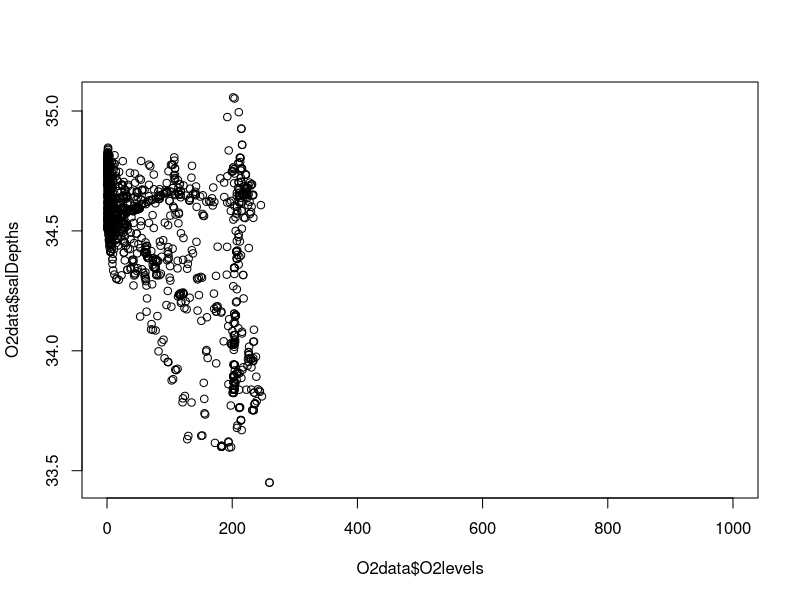
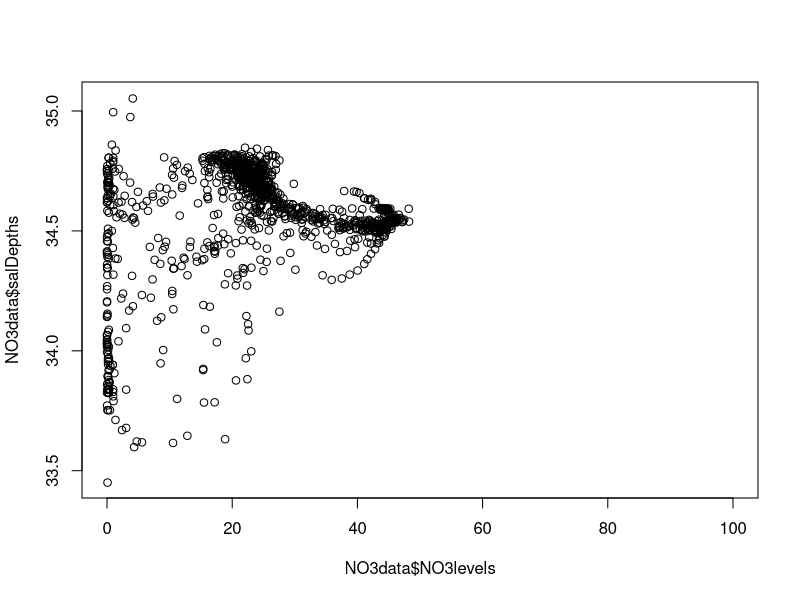
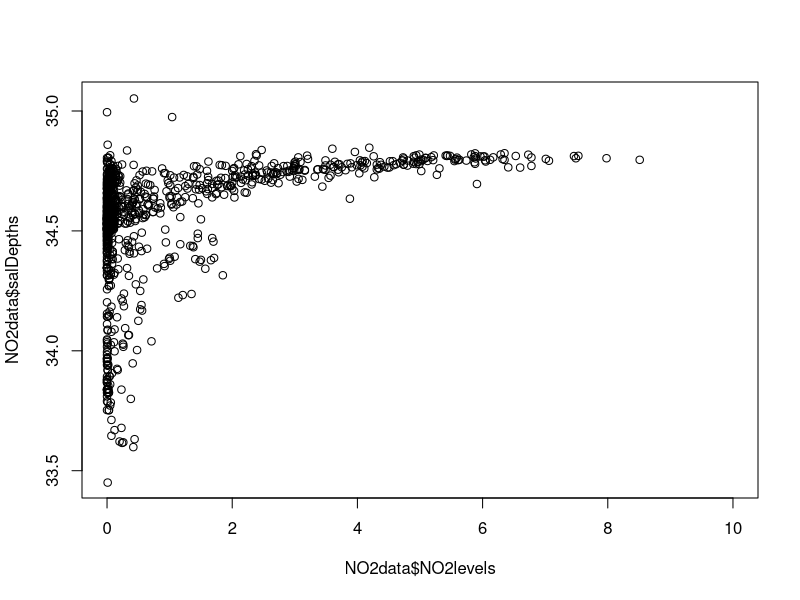
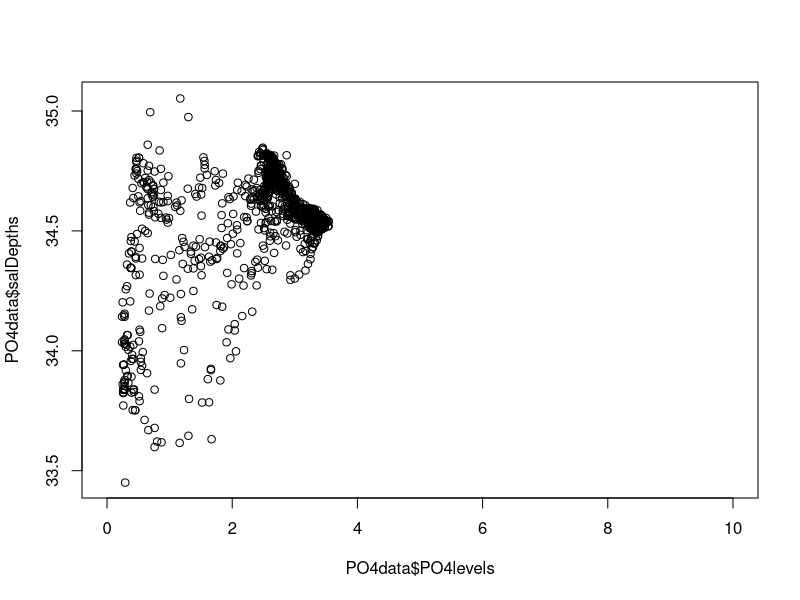
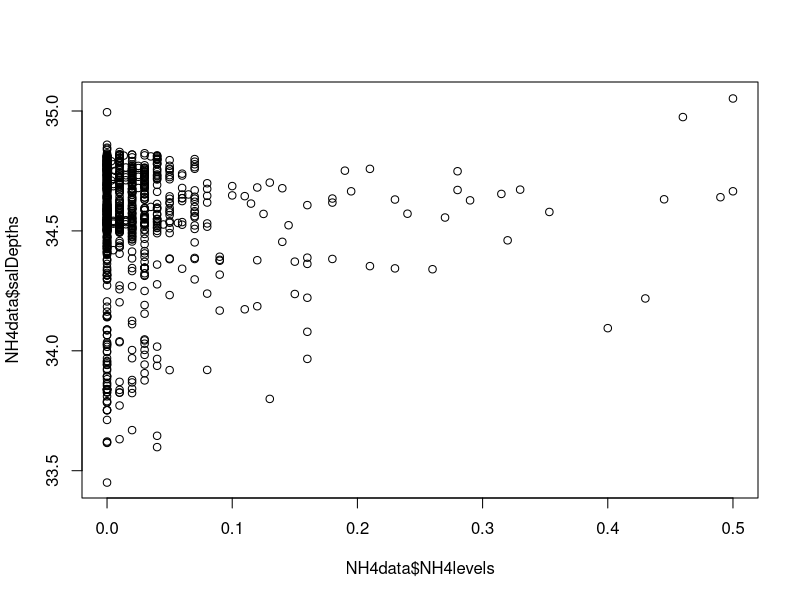
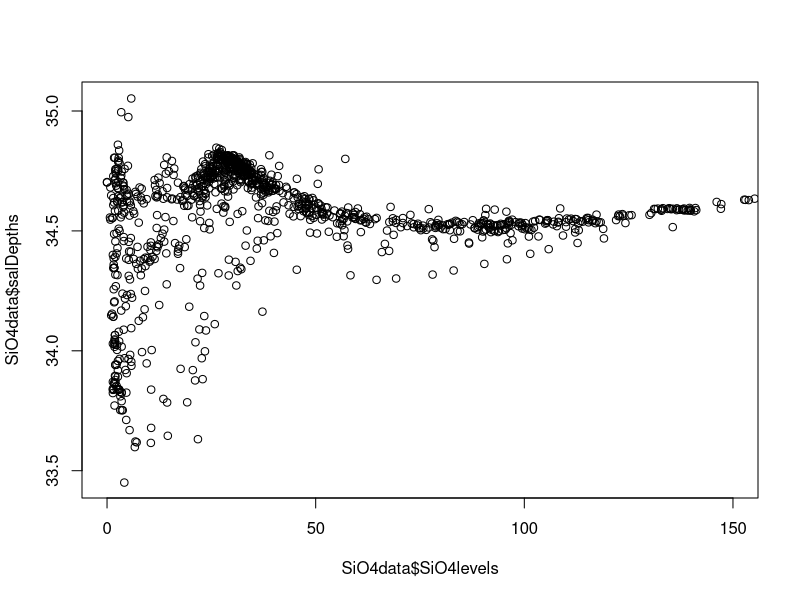
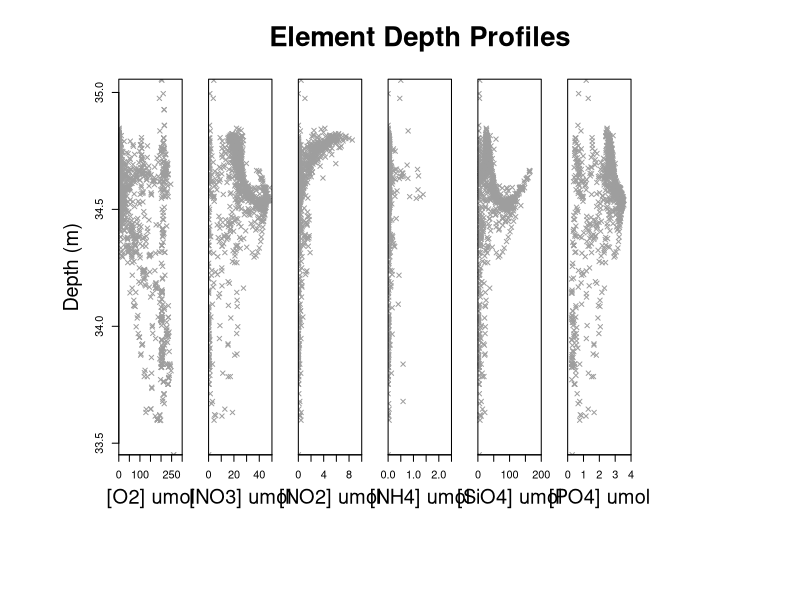
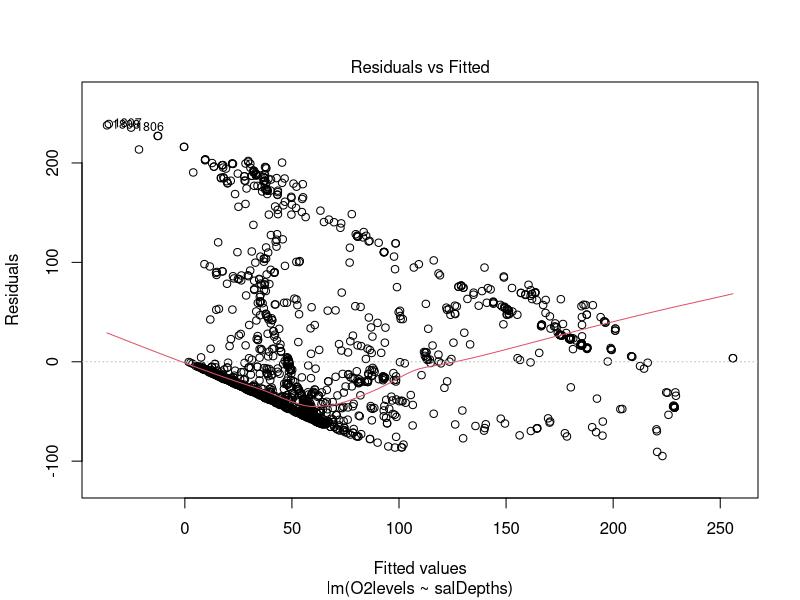

Generate these figures, in order, with R: (Note: this script raises an error after producing the figures.)
cruise <- read.csv(file = "TN278_CTD_Bottle.csv", header = T)


salDepths <- sort(unique(cruise$SALINITY..PSU.))
ndepthSal <- length(salDepths)


#O2 sal
O2levels <- NULL
for(i in 1:ndepthSal) {
  O2s <- cruise[cruise$SALINITY..PSU. == salDepths[i],]$OXYGEN..umol.l.
  O2levels[i] <- mean(O2s)
}
O2levels

O2data <- data.frame(salDepths, O2levels)
plot(O2data$O2levels, O2data$salDepths, xlim = c(0, 1000))

#NO3 sal
NO3levels <- NULL
for(i in 1:ndepthSal) {
  NO3s <- cruise[cruise$SALINITY..PSU. == salDepths[i],]$NITRATE..umol.L.
  NO3levels[i] <- mean(NO3s, na.rm = T)
}
NO3levels

NO3data <- data.frame(salDepths, NO3levels)
plot(NO3data$NO3levels, NO3data$salDepths, xlim = c(0, 100))

#NO2
NO2levels <- NULL
for(i in 1:ndepthSal) {
  NO2s <- cruise[cruise$SALINITY..PSU. == salDepths[i],]$NITRITE..umol.L.
  NO2levels[i] <- mean(NO2s, na.rm = T)
}
NO2levels

NO2data <- data.frame(salDepths, NO2levels)
plot(NO2data$NO2levels, NO2data$salDepths, xlim = c(0, 10))

#PO4
PO4levels <- NULL
for(i in 1:ndepthSal) {
  PO4s <- cruise[cruise$SALINITY..PSU. == salDepths[i],]$PHOSPHATE..umol.L.
  PO4levels[i] <- mean(PO4s, na.rm = T)
}
PO4levels

PO4data <- data.frame(salDepths, PO4levels)
plot(PO4data$PO4levels, PO4data$salDepths, xlim = c(0, 10))

#NH4
NH4levels <- NULL
for(i in 1:ndepthSal) {
  NH4s <- cruise[cruise$SALINITY..PSU. == salDepths[i],]$AMMONIUM..umol.L.
  NH4levels[i] <- mean(NH4s, na.rm = T)
}
NH4levels

NH4data <- data.frame(salDepths, NH4levels)
plot(NH4data$NH4levels, NH4data$salDepths, xlim = c(0, 0.5))

#SiO4
SiO4levels <- NULL
for(i in 1:ndepthSal) {
  SiO4s <- cruise[cruise$SALINITY..PSU. == salDepths[i],]$SILICATE..umol.L.
  SiO4levels[i] <- mean(SiO4s, na.rm = T)
}
SiO4levels

SiO4data <- data.frame(salDepths, SiO4levels)
plot(SiO4data$SiO4levels, SiO4data$salDepths, xlim = c(0, 150))

##
par(mfcol = c(1,7))
par(mar=c(1,1,1,1), oma=c(10,8,5,5))
plot(O2data$O2levels, O2data$salDepths, xlim = c(0, 300), yaxs='i', xaxs='i', col=8, pch=4, cex=0.9)
mtext(text="Depth (m)", side=2, line=2.9, cex = 1.2)
mtext(text="[O2] umol", side=1, line=2.9, cex = 1.2)

plot(NO3data$NO3levels, NO3data$salDepths, xlim = c(0, 50), yaxs='i', xaxs='i', col=8, pch=4, cex=0.9, yaxt = 'n')
mtext(text="[NO3] umol", side=1, line=2.9, cex = 1.2)

plot(NO2data$NO2levels, NO2data$salDepths, xlim = c(0, 10), yaxs='i', xaxs='i', col=8, pch=4, cex=0.9, yaxt = 'n')
mtext(text="[NO2] umol", side=1, line=2.9, cex = 1.2)

plot(NH4data$NH4levels, NH4data$salDepths, xlim = c(0, 2.5), yaxs='i', xaxs='i', col=8, pch=4, cex=0.9, yaxt = 'n')
mtext(text="[NH4] umol", side=1, line=2.9, cex = 1.2)

plot(SiO4data$SiO4levels, SiO4data$salDepths, xlim = c(0, 200), yaxs='i', xaxs='i', col=8, pch=4, cex=0.9, yaxt = 'n')
mtext(text="[SiO4] umol", side=1, line=2.9, cex = 1.2)

plot(PO4data$PO4levels, PO4data$salDepths, xlim = c(0, 4), yaxs='i', xaxs='i', col=8, pch=4, cex=0.9, yaxt = 'n')
mtext(text="[PO4] umol", side=1, line=2.9, cex = 1.2)

title("Element Depth Profiles", outer=TRUE, cex.main = 2.5, line = 1.5)

graphics.off()


lm.out <- lm(O2levels ~ salDepths, data=O2data)
plot(lm.out)


loess.fit <- loess(NO3levels ~ salDepths, data = NO3data)


xyplot(salDepths ~ NO3levels, type=c("smooth", "p"), lwd = 5, col = 1, cex = 0.2)
?xyplot
?panel.loess
